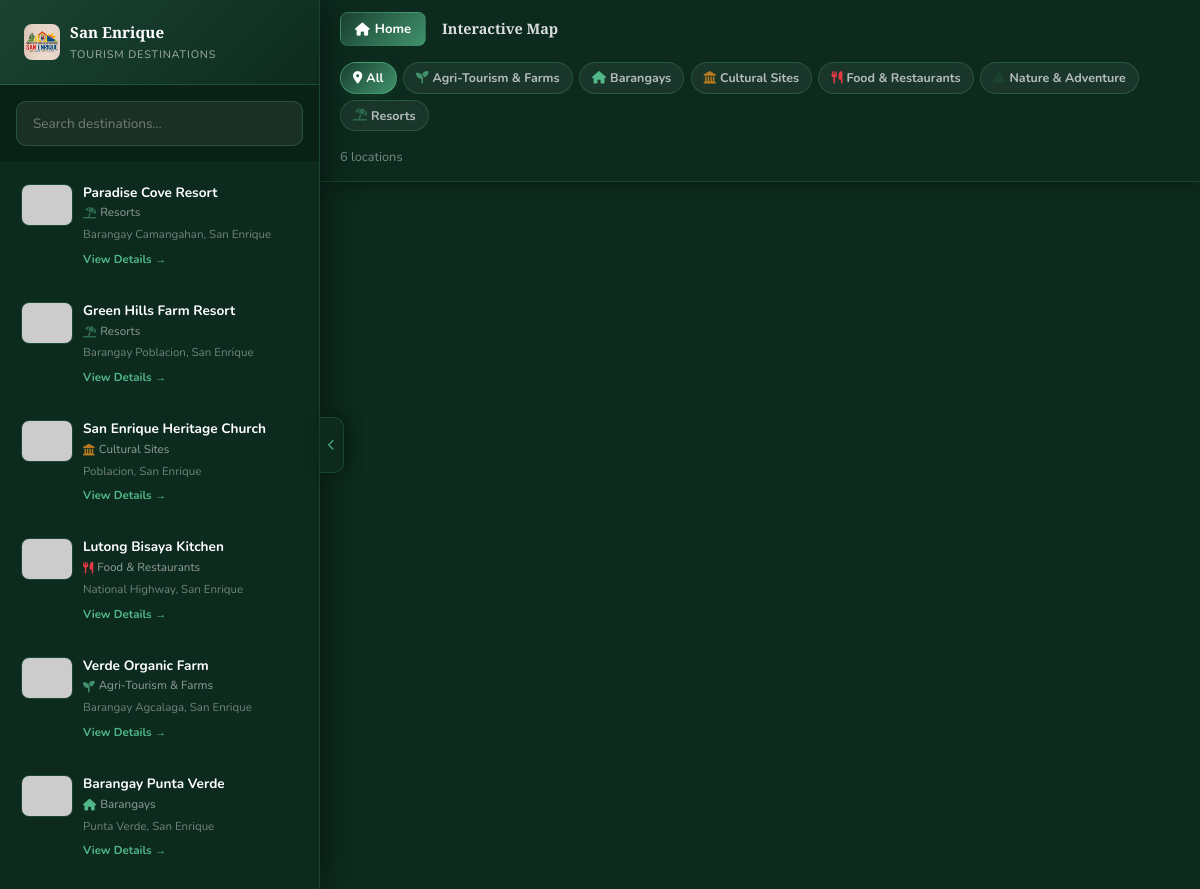
/map.php, run on the app's committed database.
### tables this page shows
CREATE TABLE IF NOT EXISTS categories (
    id INT AUTO_INCREMENT PRIMARY KEY,
    name VARCHAR(100) NOT NULL,
    slug VARCHAR(100) NOT NULL UNIQUE,
    icon VARCHAR(50) DEFAULT 'fas fa-map-marker-alt',
    color VARCHAR(20) DEFAULT '#2d6a4f',
    created_at TIMESTAMP DEFAULT CURRENT_TIMESTAMP
);

CREATE TABLE IF NOT EXISTS listings (
    id INT AUTO_INCREMENT PRIMARY KEY,
    category_id INT NOT NULL,
    name VARCHAR(200) NOT NULL,
    slug VARCHAR(200) NOT NULL UNIQUE,
    description TEXT,
    address TEXT,
    barangay VARCHAR(100),
    contact VARCHAR(100),
    email VARCHAR(150),
    website VARCHAR(255),
    latitude DECIMAL(10, 8),
    longitude DECIMAL(11, 8),
    featured_image VARCHAR(500),
    gallery TEXT,
    video VARCHAR(512) DEFAULT '',
    operating_hours VARCHAR(255),
    entrance_fee VARCHAR(100),
    amenities TEXT,
    status ENUM('active','inactive','pending') DEFAULT 'active',
    is_featured TINYINT(1) DEFAULT 0,
    views INT DEFAULT 0,
    rating DECIMAL(3,2) DEFAULT 0.00,
    created_at TIMESTAMP DEFAULT CURRENT_TIMESTAMP,
    updated_at TIMESTAMP DEFAULT CURRENT_TIMESTAMP ON UPDATE CURRENT_TIMESTAMP,
    FOREIGN KEY (category_id) REFERENCES categories(id) ON DELETE CASCADE
);

### includes/functions.php (called while the page is built, shortened)
<?php
function getCategories()
{
    $db = getDB();
    $result = $db->query("SELECT * FROM categories ORDER BY name");
    return $result ? $result->fetch_all(MYSQLI_ASSOC) : [];
}
function getAllListingsForMap()
{
    $db = getDB();
    $result = $db->query("SELECT l.id, l.name, l.latitude, l.longitude, l.address, l.slug, l.featured_image, c.name as category_name, c.icon, c.color, c.slug as cat_slug FROM listings l JOIN categories c ON l.category_id = c.id WHERE l.status = 'active' AND l.latitude IS NOT NULL AND l.longitude IS NOT NULL");
    $rows = $result->fetch_all(MYSQLI_ASSOC);
    return $rows;
}
function placeholderImage($name = 'Place', $w = 600, $h = 400)
{
    return "https://placehold.co/{$w}x{$h}/2d6a4f/ffffff?text=" . urlencode($name);
}
function listingImage($img, $name = 'Place', $w = 600, $h = 400)
{
    if (!$img)
        return placeholderImage($name, $w, $h);
    $clean = preg_replace('#^(\.\./)+#', '', $img);
    $clean = ltrim($clean, '/');
    return BASE_URL . '/' . $clean;
}
?>

### map.php (the view, shortened to what this page needs)
<?php
require_once 'includes/functions.php';
$categories = getCategories();
$mapListings = getAllListingsForMap();
?>
<!DOCTYPE html>
<html lang="en">
<head>
  <link rel="stylesheet" href="https://cdnjs.cloudflare.com/ajax/libs/font-awesome/6.4.0/css/all.min.css">
  <link href="https://cdn.jsdelivr.net/npm/bootstrap@5.3.0/dist/css/bootstrap.min.css" rel="stylesheet">
  <link rel="stylesheet" href="assets/css/style.css">
</head>
<body>
  <div id="fullMap"></div>
  <div class="map-topbar" id="mapTopbar">
    <div class="d-flex align-items-center gap-3">
      <a href="index.php"
        style="background:var(--primary);color:white;border-radius:8px;padding:5px 12px;font-size:0.82rem;font-weight:700;text-decoration:none;display:flex;align-items:center;gap:5px;">
        <i class="fas fa-home"></i> Home
      </a>
      <div style="font-family:'Playfair Display',serif;font-size:0.9rem;color:var(--primary);font-weight:700;">
        Interactive Map
      </div>
    </div>
    <div class="cat-filter-wrap">
      <span class="cat-pill active" data-cat="all"><i class="fas fa-map-marker-alt" style="color:var(--accent);"></i>
        All</span>
      <?php foreach ($categories as $cat): ?>
        <span class="cat-pill" data-cat="<?= htmlspecialchars($cat['slug']) ?>">
          <i class="<?= htmlspecialchars($cat['icon']) ?>" style="color:<?= htmlspecialchars($cat['color']) ?>;"></i>
          <?= htmlspecialchars($cat['name']) ?>
        </span>
      <?php endforeach; ?>
    </div>
    <div style="font-size:0.8rem;color:var(--text-muted);"><?= count($mapListings) ?> locations</div>
  </div>
  <div class="map-sidebar" id="mapSidebar">
    <div class="map-sidebar-header">
      <div style="display:flex;align-items:center;gap:10px;">
        <img src="assets/images/san-enrique-logo.jpg" alt="San Enrique" style="width:36px;height:36px;border-radius:8px;object-fit:contain;">
        <div>
          <div style="font-family:'Playfair Display',serif;font-weight:700;color:white;font-size:0.95rem;">San Enrique
          </div>
          <div style="font-size:0.68rem;color:rgba(255,255,255,0.6);text-transform:uppercase;letter-spacing:0.08em;">
            Tourism Destinations</div>
        </div>
      </div>
    </div>
    <div class="map-sidebar-search">
      <input type="text" id="sidebarSearch" class="map-search-input" placeholder="Search destinations...">
    </div>
    <div class="map-listings-list" id="listingsList">
      <?php foreach ($mapListings as $listing): ?>
        <div class="map-listing-item" data-lat="<?= $listing['latitude'] ?>" data-lng="<?= $listing['longitude'] ?>"
          data-id="<?= $listing['id'] ?>" data-slug="<?= htmlspecialchars($listing['slug']) ?>"
          data-cat="<?= htmlspecialchars($listing['cat_slug']) ?>">
          <img
            src="<?= $listing['featured_image'] ?: 'https://placehold.co/52x42/1b4332/ffffff?text=' . urlencode(substr($listing['name'], 0, 3)) ?>"
            class="map-listing-thumb" alt="<?= htmlspecialchars($listing['name']) ?>"
            onerror="this.src='https://placehold.co/52x42/1b4332/ffffff?text=?'">
          <div>
            <div class="map-listing-name"><?= htmlspecialchars($listing['name']) ?></div>
            <div class="map-listing-cat">
              <i class="<?= htmlspecialchars($listing['icon']) ?>"
                style="color:<?= htmlspecialchars($listing['color']) ?>;"></i>
              <?= htmlspecialchars($listing['category_name']) ?>
            </div>
            <?php if ($listing['address']): ?>
              <div style="font-size:0.72rem;color:var(--gray-500);margin-top:2px;">
                <?= htmlspecialchars(substr($listing['address'], 0, 45)) ?></div>
            <?php endif; ?>
            <a href="listing.php?slug=<?= urlencode($listing['slug']) ?>"
              style="font-size:0.72rem;color:var(--primary-mid);font-weight:700;margin-top:3px;display:inline-block;">View
              Details →</a>
          </div>
        </div>
      <?php endforeach; ?>
    </div>
  </div>
  <button class="sidebar-toggle" id="sidebarToggle">
    <i class="fas fa-chevron-left" id="toggleIcon"></i>
  </button>
</body>
</html>

### map.php (style rules this page uses)
body { overflow: hidden; background: #0d2b1e; }
#fullMap { height: 100vh; width: 100%; }
.map-sidebar { position: fixed; top: 0; left: 0; bottom: 0; width: 320px; background: rgba(13,43,30,0.97); backdrop-filter: blur(24px); -webkit-backdrop-filter: blur(24px); z-index: 200; display: flex; flex-direction: column; box-shadow: 4px 0 32px rgba(0,0,0,0.45); border-right: 1px solid rgba(82,183,136,0.18); transition: transform 0.3s ease; }
.map-sidebar-header { background: linear-gradient(135deg, rgba(27,67,50,0.98), rgba(13,43,30,0.98)); padding: 1.25rem 1.5rem; flex-shrink: 0; border-bottom: 1px solid rgba(82,183,136,0.20); }
.map-sidebar-search { padding: 1rem; border-bottom: 1px solid rgba(82,183,136,0.12); flex-shrink: 0; background: rgba(8,22,12,0.4); }
.map-search-input { width: 100%; background: rgba(255,255,255,0.07); border: 1.5px solid rgba(82,183,136,0.25); border-radius: 10px; padding: 0.6rem 1rem; font-size: 0.85rem; font-family: 'Nunito', sans-serif; outline: none; color: #fff; transition: var(--transition); }
.map-search-input::placeholder { color: rgba(255,255,255,0.38); }
.map-listings-list { flex: 1; overflow-y: auto; padding: 0.5rem; scrollbar-width: thin; scrollbar-color: rgba(82,183,136,0.3) transparent; }
.map-listing-item { display: flex; gap: 10px; padding: 0.75rem; border-radius: 12px; cursor: pointer; transition: var(--transition); border: 1.5px solid transparent; margin-bottom: 4px; align-items: flex-start; }
.map-listing-thumb { width: 52px; height: 42px; border-radius: 8px; object-fit: cover; flex-shrink: 0; border: 1px solid rgba(82,183,136,0.2); }
.map-listing-name { font-weight: 700; font-size: 0.85rem; color: #fff; line-height: 1.3; margin-bottom: 2px; }
.map-listing-cat { font-size: 0.73rem; color: rgba(255,255,255,0.55); display: flex; align-items: center; gap: 4px; }
.map-listing-item a { color: #52b788 !important; font-size: 0.72rem; font-weight: 700; margin-top: 3px; display: inline-block; transition: var(--transition); }
.map-listing-item > div > div[style*="0.72rem"] { color: rgba(255,255,255,0.42) !important; }
.sidebar-toggle { position: fixed; left: 320px; top: 50%; transform: translateY(-50%); width: 24px; height: 56px; background: rgba(13,43,30,0.97); border: none; border-radius: 0 10px 10px 0; box-shadow: 4px 0 16px rgba(0,0,0,0.35); border-right: 1px solid rgba(82,183,136,0.20); border-top: 1px solid rgba(82,183,136,0.20); border-bottom: 1px solid rgba(82,183,136,0.20); cursor: pointer; z-index: 201; display: flex; align-items: center; justify-content: center; color: rgba(82,183,136,0.85); transition: left 0.3s ease; font-size: 0.7rem; }
.map-topbar { position: fixed; top: 0; left: 320px; right: 0; background: rgba(13,43,30,0.97); backdrop-filter: blur(24px); -webkit-backdrop-filter: blur(24px); z-index: 100; padding: 0.75rem 1.25rem; display: flex; align-items: center; justify-content: space-between; box-shadow: 0 2px 20px rgba(0,0,0,0.35); border-bottom: 1px solid rgba(82,183,136,0.18); transition: left 0.3s ease; gap: 1rem; flex-wrap: wrap; }
.map-topbar a[href="index.php"] { background: linear-gradient(135deg, #1b4332, #40916c) !important; color: white !important; border-radius: 8px !important; padding: 5px 14px !important; font-size: 0.82rem !important; font-weight: 700 !important; text-decoration: none !important; display: flex !important; align-items: center !important; gap: 5px !important; border: 1px solid rgba(82,183,136,0.3) !important; transition: var(--transition) !important; }
.map-topbar > div:first-child > div:last-child { color: rgba(255,255,255,0.85) !important; }
.map-topbar > div:last-child { color: rgba(255,255,255,0.45) !important; font-size: 0.8rem; }
.cat-filter-wrap { display: flex; gap: 0.4rem; flex-wrap: wrap; }
.cat-pill { padding: 4px 12px; border-radius: 100px; border: 1.5px solid rgba(82,183,136,0.25); background: rgba(255,255,255,0.06); color: rgba(255,255,255,0.68); font-size: 0.78rem; font-weight: 700; cursor: pointer; display: flex; align-items: center; gap: 4px; transition: var(--transition); backdrop-filter: blur(8px); }
.cat-pill.active { background: linear-gradient(135deg, #1b4332, #40916c); border-color: rgba(82,183,136,0.6); color: #fff; box-shadow: 0 3px 12px rgba(27,67,50,0.45); }
.cat-pill.active i, .cat-pill:hover i { color: #fff !important; }

### data on the page
categories: name "Agri-Tourism & Farms"
categories: name "Barangays"
categories: name "Cultural Sites"
categories: name "Food & Restaurants"
categories: name "Nature & Adventure"
categories: name "Resorts"
listings: name "Paradise Cove Resort", category.name "Resorts", address "Barangay Camangahan, San Enrique"
listings: name "Green Hills Farm Resort", category.name "Resorts", address "Barangay Poblacion, San Enrique"
listings: name "San Enrique Heritage Church", category.name "Cultural Sites", address "Poblacion, San Enrique"
listings: name "Lutong Bisaya Kitchen", category.name "Food & Restaurants", address "National Highway, San Enrique"
listings: name "Verde Organic Farm", category.name "Agri-Tourism & Farms", address "Barangay Agcalaga, San Enrique"
listings: name "Barangay Punta Verde", category.name "Barangays", address "Punta Verde, San Enrique"

### other printed values
count($mapListings) "6"
